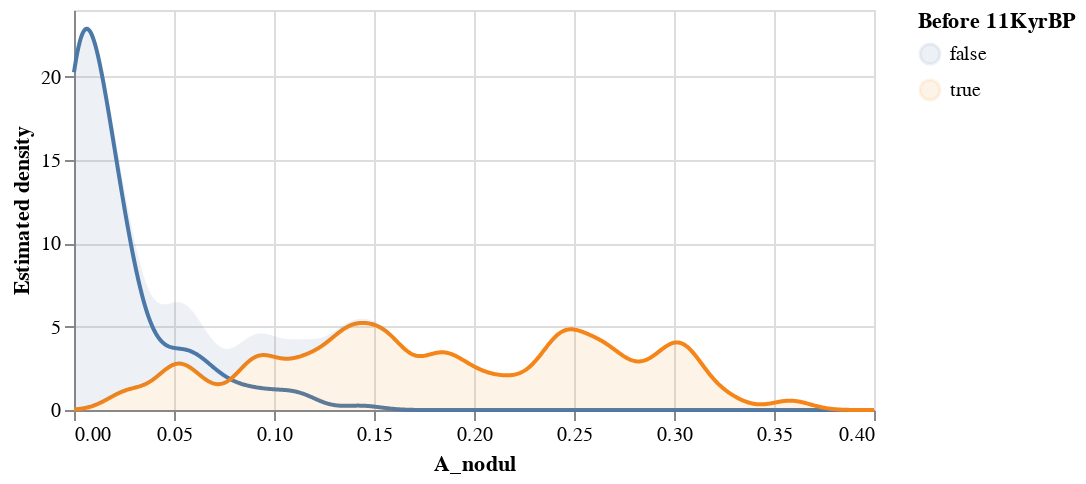

The notebook cell this image was saved under:
### Markdown cell above
### Q1 (d). Conditional distributions of relative abundance

Does the distribution of relative abundance of *Azpeitia nodulifer* differ when variation in sea temperatures was higher (before 11KyrBP)? 

#### (i) Plot kernel density estimates to show the distribution of relative abundances before and after 11KyrBP.

1. Use `.transform_calculate(...)` to calculate an indicator variable, `pre_dryas`, that indicates whether `Age` exceeds 11.

2. Use `.transform_density(...)` to compute KDEs separately for observations of relative abundance before and after 11KyrBP.
    + *Hint*: group by `pre_dryas`


3. Plot the KDEs distinguished by color; give the color legend the title 'Before 11KyrBP' and store the plot as `kdes`.

4. Add a shaded area beneath the KDE curves. Adjust the opacity of the area to your liking.

### Code cell
# solution
kdes = alt.Chart(
    diatoms
).transform_calculate(
    pre_dryas = "datum.Age > 11"
).transform_density(
    density = 'A_nodul', # variable to smooth
    groupby = ['pre_dryas'],
    as_ = ['A_nodul', 'Estimated density'],
    bandwidth = 0.01, # how smooth?
    extent = [0, 0.4], # domain on which the smooth is defined
    steps = 1000 # for plotting: number of points to generate for plotting line
).mark_line().encode(
    alt.X('A_nodul:Q'),
    alt.Y('Estimated density:Q'),
    alt.Color('pre_dryas:N', title = 'Before 11KyrBP')
).properties(width=400, height=200)
kdes + kdes.mark_area(opacity = 0.1)

### Figure 1 — Vega-Lite specification as saved in the notebook (floating-point values rounded to 4 significant figures; data arrays with more than 128 entries replaced by an {"elided": "..."} marker saying what was removed)
{"config": {"view": {"continuousWidth": 400, "continuousHeight": 300}}, "layer": [{"mark": "line", "encoding": {"color": {"type": "nominal", "field": "pre_dryas", "title": "Before 11KyrBP"}, "x": {"type": "quantitative", "field": "A_nodul"}, "y": {"type": "quantitative", "field": "Estimated density"}}, "height": 200, "transform": [{"calculate": "datum.Age > 11", "as": "pre_dryas"}, {"density": "A_nodul", "bandwidth": 0.01, "extent": [0, 0.4], "groupby": ["pre_dryas"], "steps": 1000, "as": ["A_nodul", "Estimated density"]}], "width": 400}, {"mark": {"type": "area", "opacity": 0.1}, "encoding": {"color": {"type": "nominal", "field": "pre_dryas", "title": "Before 11KyrBP"}, "x": {"type": "quantitative", "field": "A_nodul"}, "y": {"type": "quantitative", "field": "Estimated density"}}, "height": 200, "transform": [{"calculate": "datum.Age > 11", "as": "pre_dryas"}, {"density": "A_nodul", "bandwidth": 0.01, "extent": [0, 0.4], "groupby": ["pre_dryas"], "steps": 1000, "as": ["A_nodul", "Estimated density"]}], "width": 400}], "data": {"name": "data-9f4e66e54759d6b46301ea3d10ce44f6"}, "$schema": "https://vega.github.io/schema/vega-lite/v4.0.2.json", "datasets": {"data-9f4e66e54759d6b46301ea3d10ce44f6": {"elided": "230 records"}}}
